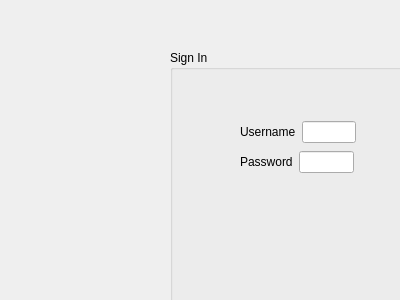
<?xml version="1.0" encoding="UTF-8"?>
<ui version="4.0">
 <class>SecDialog</class>
 <widget class="QDialog" name="SecDialog">
  <property name="geometry">
   <rect>
    <x>0</x>
    <y>0</y>
    <width>400</width>
    <height>300</height>
   </rect>
  </property>
  <property name="windowTitle">
   <string>Dialog</string>
  </property>
  <widget class="QGroupBox" name="groupBox">
   <property name="geometry">
    <rect>
     <x>170</x>
     <y>50</y>
     <width>331</width>
     <height>291</height>
    </rect>
   </property>
   <property name="title">
    <string>Sign In</string>
   </property>
   <widget class="QWidget" name="layoutWidget">
    <property name="geometry">
     <rect>
      <x>70</x>
      <y>100</y>
      <width>114</width>
      <height>24</height>
     </rect>
    </property>
    <layout class="QHBoxLayout" name="horizontalLayout">
     <item>
      <widget class="QLabel" name="label_2">
       <property name="text">
        <string>Password</string>
       </property>
      </widget>
     </item>
     <item>
      <widget class="QLineEdit" name="lineEdit_2"/>
     </item>
    </layout>
   </widget>
   <widget class="QWidget" name="layoutWidget_2">
    <property name="geometry">
     <rect>
      <x>70</x>
      <y>70</y>
      <width>116</width>
      <height>24</height>
     </rect>
    </property>
    <layout class="QHBoxLayout" name="horizontalLayout_2">
     <item>
      <widget class="QLabel" name="label">
       <property name="text">
        <string>Username</string>
       </property>
      </widget>
     </item>
     <item>
      <widget class="QLineEdit" name="lineEdit"/>
     </item>
    </layout>
   </widget>
  </widget>
 </widget>
 <resources/>
 <connections/>
</ui>
